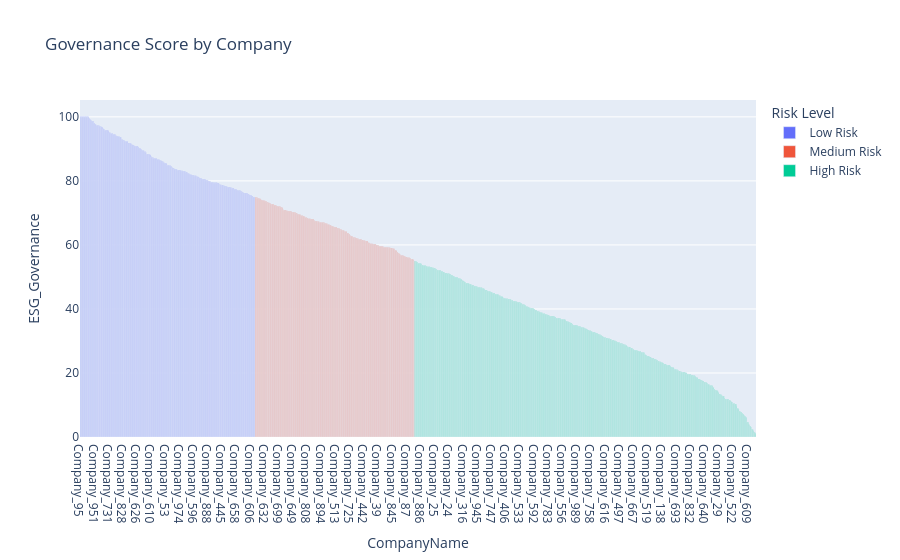

The code cell stored with this chart in its notebook:
### Markdown cell above
1. Governance Score by Company

### Code cell
import pandas as pd
import plotly.express as px

df = pd.read_csv("company_esg_financial_dataset.csv")

df = df.dropna(subset=["CompanyName","Year","ESG_Governance"])

df["ESG_Governance"] = pd.to_numeric(df["ESG_Governance"], errors="coerce")

latest = df.sort_values(["CompanyName","Year"]).groupby("CompanyName").tail(1)

def risk_level(score):
    if score >= 75:
        return "Low Risk"
    elif score >= 55:
        return "Medium Risk"
    else:
        return "High Risk"

latest["Risk Level"] = latest["ESG_Governance"].apply(risk_level)

fig = px.bar(
    latest.sort_values("ESG_Governance", ascending=False),
    x="CompanyName",
    y="ESG_Governance",
    color="Risk Level",
    title="Governance Score by Company"
)

fig.show()

### Figure 1 — Plotly figure (JSON) as saved in the notebook; plotly's stock layout.template omitted (floating-point values rounded to 4 significant figures; data arrays with more than 128 entries replaced by an {"elided": "..."} marker saying what was removed)
{"data": [{"hovertemplate": "Risk Level=Low Risk<br>CompanyName=%{x}<br>ESG_Governance=%{y}<extra></extra>", "legendgroup": "Low Risk", "marker": {"color": "#636efa", "pattern": {"shape": ""}}, "name": "Low Risk", "orientation": "v", "showlegend": true, "textposition": "auto", "type": "bar", "x": {"elided": "259 str values"}, "xaxis": "x", "y": {"elided": "259 float values"}, "yaxis": "y"}, {"hovertemplate": "Risk Level=Medium Risk<br>CompanyName=%{x}<br>ESG_Governance=%{y}<extra></extra>", "legendgroup": "Medium Risk", "marker": {"color": "#EF553B", "pattern": {"shape": ""}}, "name": "Medium Risk", "orientation": "v", "showlegend": true, "textposition": "auto", "type": "bar", "x": {"elided": "236 str values"}, "xaxis": "x", "y": {"elided": "236 float values"}, "yaxis": "y"}, {"hovertemplate": "Risk Level=High Risk<br>CompanyName=%{x}<br>ESG_Governance=%{y}<extra></extra>", "legendgroup": "High Risk", "marker": {"color": "#00cc96", "pattern": {"shape": ""}}, "name": "High Risk", "orientation": "v", "showlegend": true, "textposition": "auto", "type": "bar", "x": {"elided": "505 str values"}, "xaxis": "x", "y": {"elided": "505 float values"}, "yaxis": "y"}], "layout": {"barmode": "relative", "legend": {"title": {"text": "Risk Level"}, "tracegroupgap": 0}, "title": {"text": "Governance Score by Company"}, "xaxis": {"anchor": "y", "domain": [0, 1], "title": {"text": "CompanyName"}}, "yaxis": {"anchor": "x", "domain": [0, 1], "title": {"text": "ESG_Governance"}}}}
